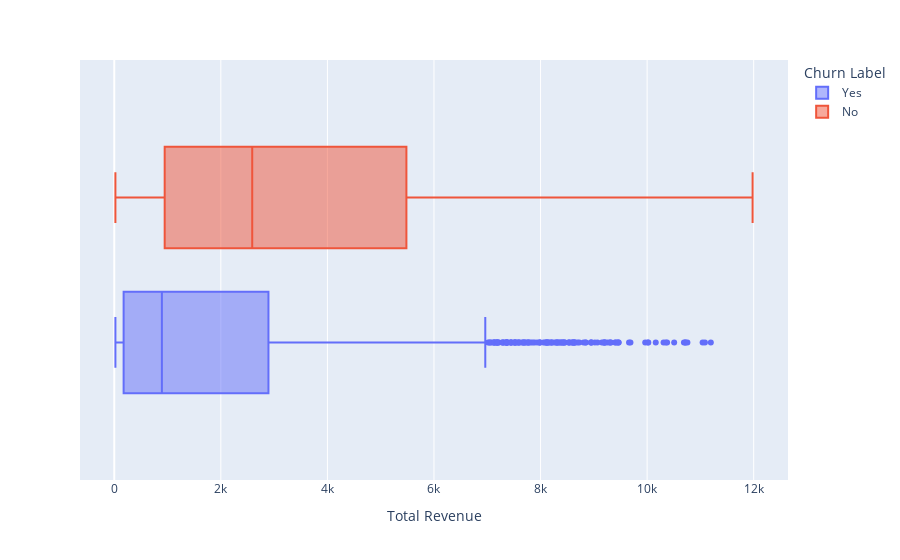

Notebook code for this chart:
### Code cell
plot = px.box(data_frame=data, x="Total Revenue", color="Churn Label", )
plot.show()

### Figure 1 — Plotly figure (JSON) as saved in the notebook; plotly's stock layout.template omitted (floating-point values rounded to 4 significant figures; data arrays with more than 128 entries replaced by an {"elided": "..."} marker saying what was removed)
{"data": [{"alignmentgroup": "True", "hovertemplate": "Churn Label=Yes<br>Total Revenue=%{x}<extra></extra>", "legendgroup": "Yes", "marker": {"color": "#636efa"}, "name": "Yes", "notched": false, "offsetgroup": "Yes", "orientation": "h", "showlegend": true, "type": "box", "x": {"elided": "1869 float values"}, "x0": " ", "xaxis": "x", "y0": " ", "yaxis": "y"}, {"alignmentgroup": "True", "hovertemplate": "Churn Label=No<br>Total Revenue=%{x}<extra></extra>", "legendgroup": "No", "marker": {"color": "#EF553B"}, "name": "No", "notched": false, "offsetgroup": "No", "orientation": "h", "showlegend": true, "type": "box", "x": {"elided": "5163 float values"}, "x0": " ", "xaxis": "x", "y0": " ", "yaxis": "y"}], "layout": {"boxmode": "group", "legend": {"title": {"text": "Churn Label"}, "tracegroupgap": 0}, "margin": {"t": 60}, "xaxis": {"anchor": "y", "domain": [0, 1], "title": {"text": "Total Revenue"}}, "yaxis": {"anchor": "x", "domain": [0, 1]}}}
